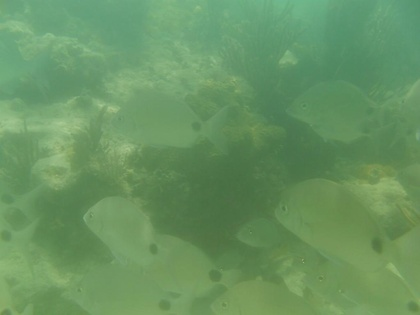
%> input picture underwater/8.jpg, 420 x 315 px, shrunk from 1024 x 768 before the run
$ octave main_guidefilter.m   (GNU Octave 9; MATLAB toolbox functions it lacks are replaced by stand-ins)
%> lines starting %> are read from the running program, lines starting %| are printed output that depends on the picture; in (x1, y1, x2, y2) boxes, pixels count from 0 and x2, y2 are one past the last pixel; in counts of white or black regions, pixels touching at a corner belong together; the program's own positions count from 1
### get_underwater_dark_channel.m
function Udark = get_underwater_dark_channel(image, win_size)

[m, n, ~] = size(image);

Ig = image( : , : , 2);
Ib = image( : , : , 3);

%选取窗口定义初始化
Igg = 1./zeros(m + (win_size-1), n + (win_size-1));
Ibb = 1./zeros(m + (win_size-1), n + (win_size-1));

radius_size = floor(win_size / 2);
Igg(radius_size : (m + radius_size-1), radius_size :(n + radius_size-1)) = Ig;
Ibb(radius_size : (m + radius_size-1), radius_size :(n + radius_size-1)) = Ib;

Udark = zeros(m, n);

for i = 1 : 1 : m
    for j = 1 : 1 : n
        Gmin = min(min( Igg(i : i + (win_size-1), j : j + (win_size-1)) ));
        Bmin = min(min( Ibb(i : i + (win_size-1), j : j + (win_size-1)) ));
        Udark(i,j) = min(Gmin, Bmin);
    end
end

### get_atomsphere.m
%求解大气光强度A
function Atomsphere = get_atomsphere(image, dark_channel)

[m, n, ~] = size(image);

pixels_num = m * n; % 像素总和

select_pixel_num = floor(pixels_num * 0.0001); %选取像素0.1%

max_pix = [0, 0];

for i = 1 : 1 : select_pixel_num
    MaxVaule = max(max(dark_channel));
    [x, y] = find(dark_channel == MaxVaule);
    dark_channel(dark_channel == MaxVaule) = 0; %最大值清零，寻找其他合适的值
    max_pix = vertcat(max_pix, [x, y]);

    num = length(max_pix);
    if num > select_pixel_num
        break;
    end
end
%取select_pixel_num个合适值，去除首个初始化值与后面超出个数的值
Max_Pix = max_pix(2 : select_pixel_num + 1, : );

Rsum = 0;  Jr = image(:,:,1);
Gsum = 0;  Jg = image(:,:,2);
Bsum = 0;  Jb = image(:,:,3);

for i = 1 : 1 : select_pixel_num
    Rsum = Rsum + Jr(Max_Pix(i, 1), Max_Pix(i, 2));
    Gsum = Gsum + Jg(Max_Pix(i, 1), Max_Pix(i, 2));
    Bsum = Bsum + Jb(Max_Pix(i, 1), Max_Pix(i, 2));
end

sum = [Rsum/select_pixel_num, Gsum/select_pixel_num, Bsum/select_pixel_num];

Atomsphere = repmat(reshape(sum, [1, 1, 3]), m, n);

### guidedfilter.m
function q = guidedfilter(I, p, r, eps)
%   GUIDEDFILTER   O(1) time implementation of guided filter.
%
%   - guidance image: I (should be a gray-scale/single channel image)
%   - filtering input image: p (should be a gray-scale/single channel image)
%   - local window radius: r
%   - regularization parameter: eps

[hei, wid] = size(I);
N = boxfilter(ones(hei, wid), r); % the size of each local patch; N=(2r+1)^2 except for boundary pixels.

% imwrite(uint8(N), 'N.jpg');
% figure,imshow(N,[]),title('N');


mean_I = boxfilter(I, r) ./ N;
mean_p = boxfilter(p, r) ./ N;
mean_Ip = boxfilter(I.*p, r) ./ N;
cov_Ip = mean_Ip - mean_I .* mean_p; % this is the covariance of (I, p) in each local patch.

mean_II = boxfilter(I.*I, r) ./ N;
var_I = mean_II - mean_I .* mean_I;

a = cov_Ip ./ (var_I + eps); % Eqn. (5) in the paper;
b = mean_p - a .* mean_I; % Eqn. (6) in the paper;

mean_a = boxfilter(a, r) ./ N;
mean_b = boxfilter(b, r) ./ N;

q = mean_a .* I + mean_b; % Eqn. (8) in the paper;
end

### boxfilter.m
function imDst = boxfilter(imSrc, r)

%   BOXFILTER   O(1) time box filtering using cumulative sum
%
%   - Definition imDst(x, y)=sum(sum(imSrc(x-r:x+r,y-r:y+r)));
%   - Running time independent of r;
%   - Equivalent to the function: colfilt(imSrc, [2*r+1, 2*r+1], 'sliding', @sum);
%   - But much faster.

[hei, wid] = size(imSrc);
imDst = zeros(size(imSrc));

%cumulative sum over Y axis
imCum = cumsum(imSrc, 1);
%difference over Y axis
imDst(1:r+1, :) = imCum(1+r:2*r+1, :);
imDst(r+2:hei-r, :) = imCum(2*r+2:hei, :) - imCum(1:hei-2*r-1, :);
imDst(hei-r+1:hei, :) = repmat(imCum(hei, :), [r, 1]) - imCum(hei-2*r:hei-r-1, :);

%cumulative sum over X axis
imCum = cumsum(imDst, 2);
%difference over Y axis
imDst(:, 1:r+1) = imCum(:, 1+r:2*r+1);
imDst(:, r+2:wid-r) = imCum(:, 2*r+2:wid) - imCum(:, 1:wid-2*r-1);
imDst(:, wid-r+1:wid) = repmat(imCum(:, wid), [1, r]) - imCum(:, wid-2*r:wid-r-1);
end

### main_guidefilter.m
clc;
clear all;
close all;

tic; % 计时开始

win_size = 15;
t0 = 0.1;
r = win_size*4;
eps = 10^-6;

image = double(imread('.\underwater\8.jpg'))/255;
figure('name', 'input'), imshow(image);

Udark = get_underwater_dark_channel(image, win_size);
%> after the loop in get_underwater_dark_channel, `for i = 1 : 1 : m`:
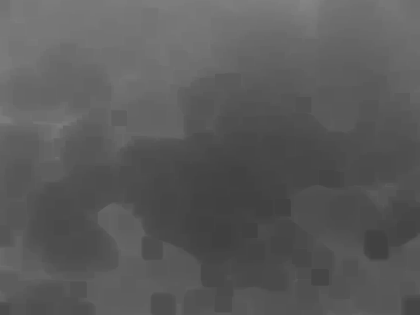
%> Udark: size 315x420 double; min 0.251, max 0.518, mean 0.354
% 显示图像暗通道
figure('name', 'dark channel'),imshow(Udark);

Atom  = get_atomsphere(image, Udark);
%> the loop in get_atomsphere, `for i = 1 : 1 : select_pixel_num` made 2 passes
%> (MaxVaule, x, y, num) on pass 1: (0.518, [1; 2; 1; 2; 1; 2; 1; 2; 1; 2; 1; 2], [301; 301; 302; 302; 303; 303; 304; 304; 305; 305; 306; 306], 13)
%> (MaxVaule, num) on pass 2: (0.514, 32)
%> after the loop in get_atomsphere, `for i = 1 : 1 : select_pixel_num`: dark_channel: size 315x420 double; 0.02% of pixels changed, all inside (x1, y1, x2, y2) = (300, 0, 312, 3)
%> after the loop in get_atomsphere, `for i = 1 : 1 : select_pixel_num`: max_pix = 32 rows, first 12: [0 0; 1 301; 2 301; 1 302; 2 302; 1 303; 2 303; 1 304; 2 304; 1 305; 2 305; 1 306]
%> in get_atomsphere, `Max_Pix = max_pix(2 : select_pixel_num + 1, : );`: Max_Pix = 13 rows, first 12: [1 301; 2 301; 1 302; 2 302; 1 303; 2 303; 1 304; 2 304; 1 305; 2 305; 1 306; 2 306]
%> in get_atomsphere, `Jr = image(:,:,1)`:
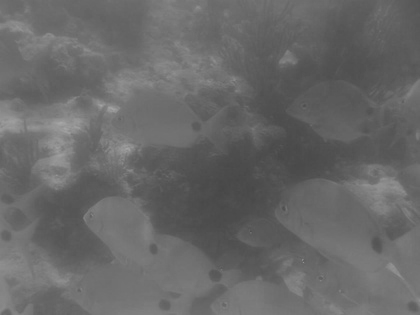
%> Jr: size 315x420 double; min 0.278, max 0.655, mean 0.408
%> the loop in get_atomsphere, `for i = 1 : 1 : select_pixel_num` made 13 passes
%> (Rsum, Gsum, Bsum) on passes 1 to 12: (0.427, 0.714, 0.545), (0.855, 1.43, 1.09), (1.28, 2.14, 1.64), (1.71, 2.85, 2.18), (2.14, 3.57, 2.73), (2.57, 4.29, 3.27), (3, 5, 3.81), (3.43, 5.72, 4.35), (3.86, 6.43, 4.89), (4.29, 7.14, 5.42), (4.72, 7.85, 5.96), (5.15, 8.57, 6.49)
%> in get_atomsphere, `sum = [Rsum/select_pixel_num, Gsum/select_pixel_num, Bsum/select_pixel..`: sum = [0.43 0.714 0.541]

t = 1 - get_underwater_dark_channel(image ./ Atom, win_size);
%> call 2 of get_underwater_dark_channel, with win_size = 15
%> after the loop in get_underwater_dark_channel (call 2), `for i = 1 : 1 : m`:
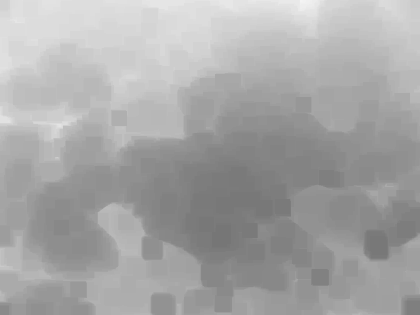
%> Udark: size 315x420 double; min 0.464, max 0.958, mean 0.655

trans_est = guidedfilter(double(rgb2gray(image)), t, r, eps);
%> in boxfilter, `imDst(:, wid-r+1:wid) = repmat(imCum(:, wid), [1, r]) - imCum(:, wid-2..`: imDst: size 315x420 double; min 3721, max 14641, mean 12281.9
%> call 2 of boxfilter, with r = 60
%> in boxfilter (call 2), `imDst(hei-r+1:hei, :) = repmat(imCum(hei, :), [r, 1]) - imCum(hei-2*r:..`: imDst: size 315x420 double; min 29.02, max 71.62, mean 54.9
%> in boxfilter (call 2), `imDst(:, 1:r+1) = imCum(:, 1+r:2*r+1);`: imDst: size 315x420 double; min 29.02, max 8263.5, mean 823.4
%> in boxfilter (call 2), `imDst(:, wid-r+1:wid) = repmat(imCum(:, wid), [1, r]) - imCum(:, wid-2..`:
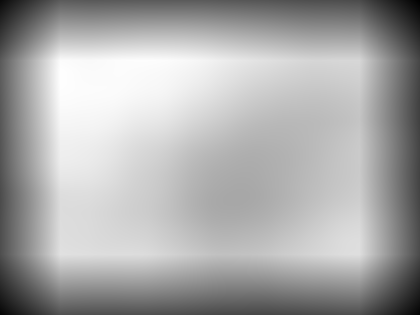
%> imDst: size 315x420 double; min 1900.1, max 8263.5, mean 6148.3; drawn with min black and max white
%> call 3 of boxfilter, with r = 60
%> in boxfilter (call 3), `imDst(hei-r+1:hei, :) = repmat(imCum(hei, :), [r, 1]) - imCum(hei-2*r:..`: imDst: size 315x420 double; min 8.35, max 62.06, mean 38.6
%> in boxfilter (call 3), `imDst(:, 1:r+1) = imCum(:, 1+r:2*r+1);`: imDst: size 315x420 double; min 8.63, max 5608.9, mean 467.9
%> in boxfilter (call 3), `imDst(:, wid-r+1:wid) = repmat(imCum(:, wid), [1, r]) - imCum(:, wid-2..`:
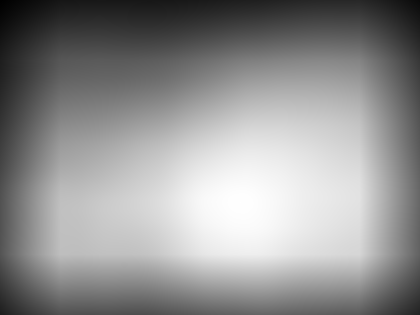
%> imDst: size 315x420 double; min 532.7, max 7241.5, mean 4359; drawn with min black and max white
%> call 4 of boxfilter, with r = 60
%> in boxfilter (call 4), `imCum = cumsum(imSrc, 1);`:
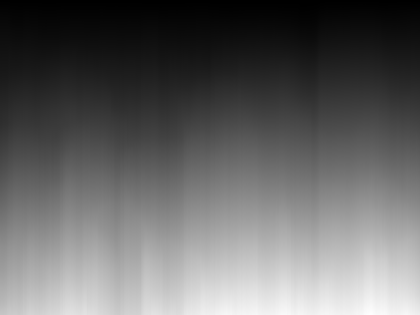
%> imCum: size 315x420 double; min 0.0258, max 58.88, mean 23.3; drawn with min black and max white
%> in boxfilter (call 4), `imDst(:, wid-r+1:wid) = repmat(imCum(:, wid), [1, r]) - imCum(:, wid-2..`:
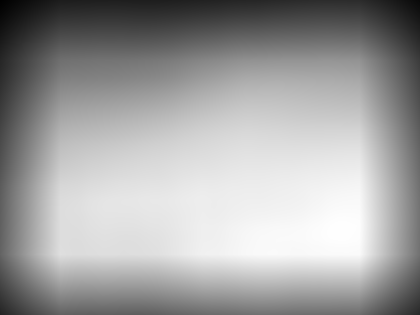
%> imDst: size 315x420 double; min 307.6, max 3177.8, mean 2120.1; drawn with min black and max white

figure('name', 't'), imshow(trans_est);
figure,imagesc(trans_est), axis image, truesize; colorbar

max_trans_est = repmat(max(trans_est, 0.1), [1, 1, 3]);


% 求解清晰图像
% J = (I-A)/max(t,t(0)) + A

result = ( (image - Atom)./max_trans_est ) + Atom;

toc; % 计时结束

figure('name', 'output'); imshow(result);

$ run again, with underwater/1.jpg copied over underwater/8.jpg
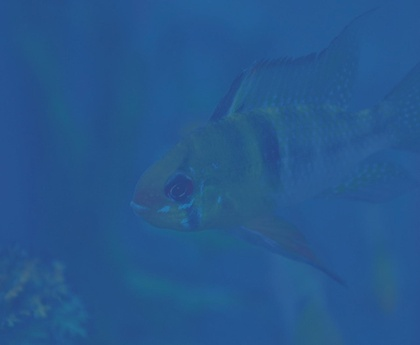
%> input picture underwater/1.jpg, 420 x 345 px, shrunk from 1562 x 1284 before the run
%> the loop in get_atomsphere, `for i = 1 : 1 : select_pixel_num` made 2 passes
%> (MaxVaule, x, y, max_pix, num) on pass 1: (0.38, 284, 306, [0 0; 284 306], 2)
%> after the loop in get_atomsphere, `for i = 1 : 1 : select_pixel_num`: max_pix = 29 rows, first 12: [0 0; 284 306; 271 291; 271 292; 271 293; 271 294; 271 295; 271 296; 281 303; 282 303; 283 303; 284 303]
%> Max_Pix = 14 rows, first 12: [284 306; 271 291; 271 292; 271 293; 271 294; 271 295; 271 296; 281 303; 282 303; 283 303; 284 303; 281 304]
%> in get_atomsphere, `Jr = image(:,:,1)`:
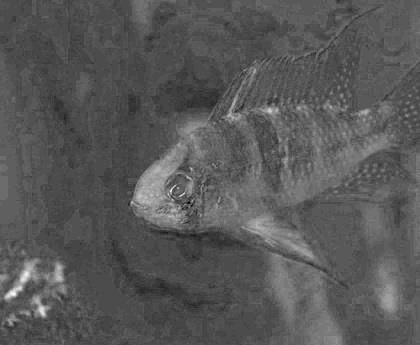
%> Jr: size 345x420 double; min 0.0941, max 0.251, mean 0.148; drawn with min black and max white
%> the loop in get_atomsphere, `for i = 1 : 1 : select_pixel_num` made 14 passes
%> (Rsum, Gsum, Bsum) on passes 1 to 8: (0.165, 0.392, 0.573), (0.325, 0.776, 1.16), (0.486, 1.16, 1.76), (0.651, 1.55, 2.34), (0.816, 1.93, 2.93), (0.98, 2.31, 3.51), (1.15, 2.7, 4.09), (1.3, 3.08, 4.67)
%> sum = [0.161 0.385 0.579]
%> in boxfilter (call 4), `imDst(:, wid-r+1:wid) = repmat(imCum(:, wid), [1, r]) - imCum(:, wid-2..`:
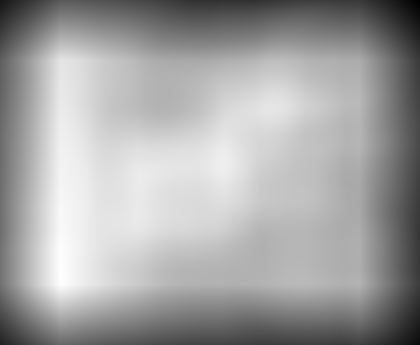
%> imDst: size 345x420 double; min 131.6, max 836.1, mean 584.3; drawn with min black and max white

$ run again, with underwater/2.jpg copied over underwater/8.jpg
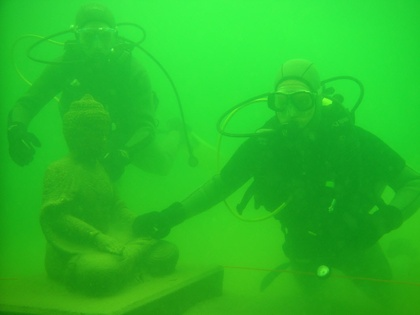
%> input picture underwater/2.jpg, 420 x 315 px, shrunk from 1037 x 778 before the run
%> the loop in get_atomsphere, `for i = 1 : 1 : select_pixel_num` made 2 passes
%> (MaxVaule, x, y, max_pix, num) on pass 1: (0.302, [1; 1; 1; 1], [205; 206; 207; 208], [0 0; 1 205; 1 206; 1 207; 1 208], 5)
%> after the loop in get_atomsphere, `for i = 1 : 1 : select_pixel_num`:
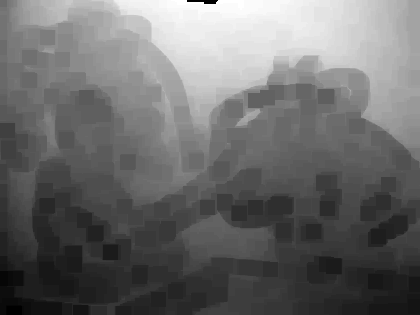
%> dark_channel: size 315x420 double; min 0, max 0.294, mean 0.124; drawn with min black and max white
%> after the loop in get_atomsphere, `for i = 1 : 1 : select_pixel_num`: max_pix = 86 rows, first 12: [0 0; 1 205; 1 206; 1 207; 1 208; 1 188; 2 188; 1 189; 2 189; 1 190; 2 190; 1 191]
%> Max_Pix = 13 rows, first 12: [1 205; 1 206; 1 207; 1 208; 1 188; 2 188; 1 189; 2 189; 1 190; 2 190; 1 191; 2 191]
%> the loop in get_atomsphere, `for i = 1 : 1 : select_pixel_num` made 13 passes
%> (Rsum, Gsum, Bsum) on passes 1 to 8: (0.247, 0.976, 0.306), (0.494, 1.95, 0.612), (0.741, 2.93, 0.918), (0.984, 3.9, 1.22), (1.22, 4.87, 1.53), (1.45, 5.84, 1.83), (1.69, 6.81, 2.13), (1.93, 7.78, 2.43)
%> sum = [0.241 0.971 0.301]
%> in boxfilter (call 4), `imDst(:, wid-r+1:wid) = repmat(imCum(:, wid), [1, r]) - imCum(:, wid-2..`:
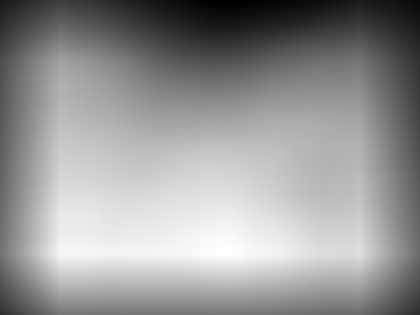
%> imDst: size 315x420 double; min 468.6, max 5403.3, mean 3372.9; drawn with min black and max white

$ run again, with underwater/3.jpg copied over underwater/8.jpg
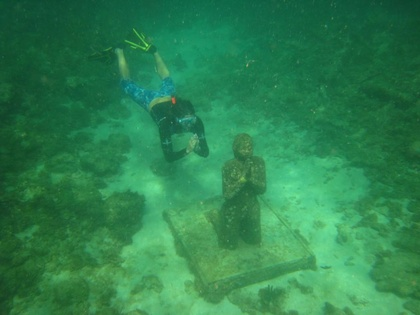
%> input picture underwater/3.jpg, 420 x 315 px, shrunk from 1024 x 768 before the run
%> the loop in get_atomsphere, `for i = 1 : 1 : select_pixel_num` made 3 passes
%> (MaxVaule, x, y, num) on passes 1 to 3: (0.518, [238; 239; 240; 241; 237; 238; 239; 240], [325; 325; 325; 325; 326; 326; 326; 326], 9), (0.514, [237; 236], [325; 326], 11), (0.51, [238; 239; 240; 241; 242; 243; 242; 241], [324; 324; 324; 324; 324; 324; 325; 326], 19)
%> after the loop in get_atomsphere, `for i = 1 : 1 : select_pixel_num`: max_pix = 19 rows, first 12: [0 0; 238 325; 239 325; 240 325; 241 325; 237 326; 238 326; 239 326; 240 326; 237 325; 236 326; 238 324]
%> Max_Pix = 13 rows, first 12: [238 325; 239 325; 240 325; 241 325; 237 326; 238 326; 239 326; 240 326; 237 325; 236 326; 238 324; 239 324]
%> the loop in get_atomsphere, `for i = 1 : 1 : select_pixel_num` made 13 passes
%> (Rsum, Gsum, Bsum) on passes 1 to 8: (0.365, 0.816, 0.561), (0.714, 1.62, 1.11), (1.05, 2.4, 1.64), (1.4, 3.18, 2.16), (1.77, 4.01, 2.73), (2.13, 4.82, 3.29), (2.49, 5.63, 3.84), (2.84, 6.42, 4.38)
%> sum = [0.359 0.807 0.55]
%> in boxfilter (call 4), `imDst(:, wid-r+1:wid) = repmat(imCum(:, wid), [1, r]) - imCum(:, wid-2..`:
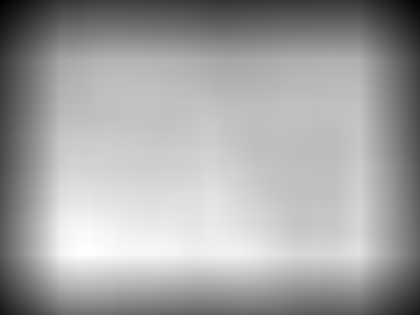
%> imDst: size 315x420 double; min 580.9, max 3463.4, mean 2430.5; drawn with min black and max white
